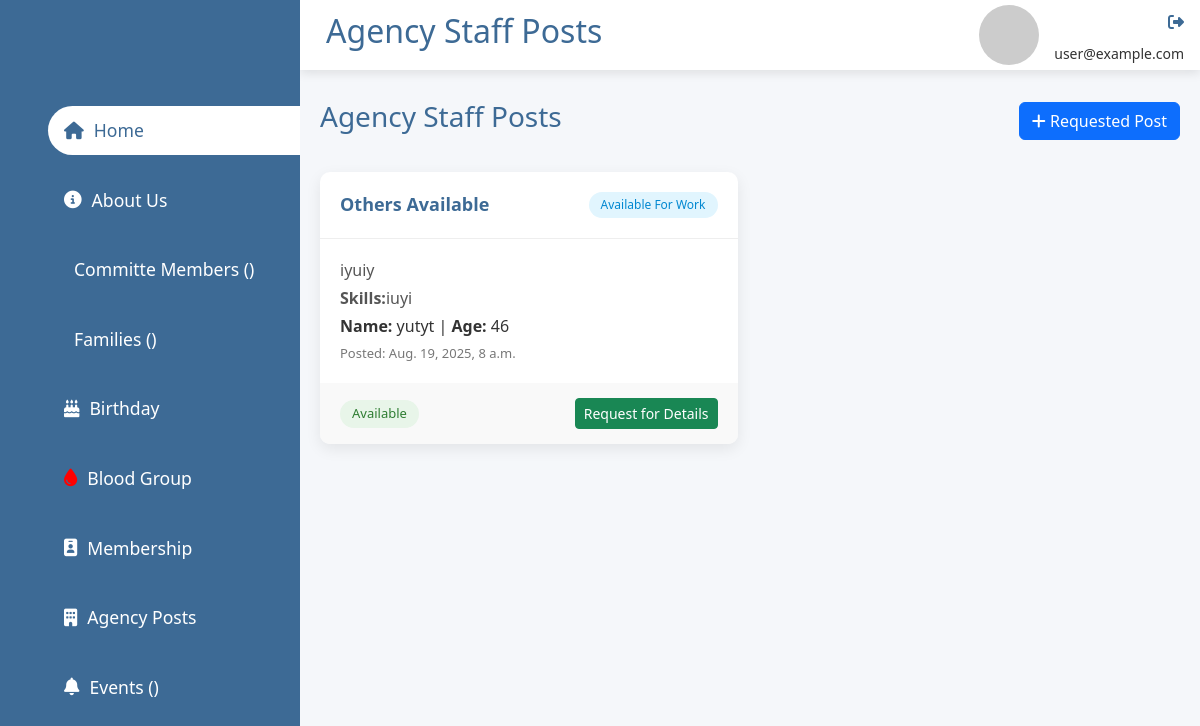
/agency-posts/, run on the app's committed database.
### services/models.py (models this page shows, shortened)
class Staff(models.Model):
    SERVICE_TYPES = (
        ('Maid', 'Maid'),
        ('Driver', 'Driver'),
        ('Security Guard', 'Security Guard'),
        ('Gardener', 'Gardener'),
        ('Babysitter', 'Babysitter'),
        ('Others', 'Others'),
    )
    STAFF_STATUS = (
        ('Pending', 'Pending'),  #active for work
        ('Active', 'Active'),     #at a work
    )
    agency = models.ForeignKey(Agency, on_delete=models.CASCADE, related_name='agency')
    full_name = models.CharField(max_length=255, help_text="Full name or alias")
    photo = models.ImageField(upload_to='staff_photos/', blank=True, null=True)
    age = models.PositiveIntegerField()
    address = models.CharField(max_length=255, help_text="Residential or work area")
    service_type = models.CharField(max_length=50, choices=SERVICE_TYPES)
    skills_duties = models.TextField(help_text="Describe skills or duties")
    experience_years = models.PositiveIntegerField(default=0)
    languages = models.CharField(max_length=255, help_text="Comma-separated list of languages")
    availability = models.CharField(max_length=100, help_text="E.g. Mon–Fri, 8am–5pm")
    notes = models.TextField(blank=True, null=True)
    status = models.CharField(max_length=20, choices=STAFF_STATUS, default='Pending')
    contact_number = models.CharField(max_length=20)
    email = models.EmailField()
    created_at = models.DateTimeField(auto_now_add=True)
    updated_at = models.DateTimeField(auto_now=True)
    class Meta:
        verbose_name = "Staff Member"
        verbose_name_plural = "Staff Members"
        ordering = ['-created_at']

### members/views.py (the view)
# urls.py: path('agency-posts/', views.agency_posts, name='agency_posts'),
def agency_posts(request):
    staff_list = Staff.objects.filter(status="Pending").order_by("-created_at")
    context = {
        'staff_list': staff_list
    }
    return render(request, 'member/agencypost.html', context)

### templates/member/agencypost.html (shortened to what this page needs)
<!DOCTYPE html>
<html lang="en">
<head>
    <link href="https://cdn.jsdelivr.net/npm/bootstrap@5.3.3/dist/css/bootstrap.min.css" rel="stylesheet">
    <link rel="stylesheet" href="https://maxst.icons8.com/vue-static/landings/line-awesome/line-awesome/1.3.0/css/line-awesome.min.css">
    <link rel="stylesheet" href="https://cdnjs.cloudflare.com/ajax/libs/font-awesome/6.4.0/css/all.min.css">
</head>
<body>
     <div class="sidebar">
      <div class="sidebar-brand">
        <h2><span style="text-transform:capitalize;">{{ufn}}&nbsp;{{uln}}</span></h2>
      </div>
      {% if owner_details and membership_detail %}
      <div class="sidebar-menu">
        <ul>
          <li>
            <a href="{% url 'customerindex' %}" class="active"><span class="fas fa-home"></span>
            <span>Home</span></a>
          </li>
          <!-- <li>
            <a href="{% url 'customerindex' %}"><span class="fas fa-home"></span>
            <span>Home</span></a>
          </li> -->
          <li>
            <a href="{% url 'memberaboutus' %}"><span class="fas fa-info-circle"></span>
            <span>About Us</span></a>
          </li>
          <li>
            <a href="{% url 'committemembers' %}"><span class="las la-users"></span>
            <span>Committe Members&nbsp;({{ccount}})</span></a>
          </li>
          <li>
            <a href="{% url 'members_view1' %}"><span class="las la-home"></span>
            <span>Families&nbsp;({{uacount}})</span></a>
          </li>
          <li>
            <a href="{% url 'birthdaydetails' %}"><span class="fas fa-birthday-cake"></span>
            <span>Birthday</span></a>
          </li>
          <li>
            <a href="{% url 'bloodgroup' %}"><span class="fas fa-tint" style="color: red;"></span>
            <span>Blood Group</span></a>
          </li>
          <li>
            <a href="{% url 'payments1' %}">
            <span class="fas fa-id-badge"></span>
            <span>Membership</span></a>
          </li>
          <li>
            <!-- <a href=""><span class="las la-question-circle"></span>
            <span>Enqueries</span></a> -->
            <!-- <ul class="submenu">
              <li></li>
              <li><a href="{% url 'allenquiry_list' %}"><span class="fas fa-envelope"></span><span>(All)</span></a></li>
           </ul> -->
          </li>
          <!-- <li>
            <a href=""><span class="las la-user-plus"></span>
            <span>Registration</span></a>
            <ul class="submenu">
              <li></li>
              <li><a href="#"><span class="fa fa-gallery" style="color: #fff;"></span>
                Gallery</a></li>
              <li><a href="#">Submenu Item 2</a></li>
           </ul>
          </li> -->
          <!-- <li>
            <a href=""><span class="las la-blog"></span>
            <span>Blog</span></a>
          </li> -->
          <li>
            <a href="{% url 'cevents' %}"><span class="fa fa-bell"></span>
            <span>Events&nbsp;({{teventscount}})</span></a>
          </li>
                      <li title="View and manage agency posts">
  <a href="{% url 'agency_posts' %}">
    <span class="fas fa-building"></span>
    <span>Agency Posts</span>
  </a>
</li>
           <li>
            <a href="{% url 'job_posts' %}"><span class="fas fa-newspaper"></span>
            <span>Peoples Posts&nbsp;()</span></a>
          </li>
        </ul>
      </div>
      {% else %}
      <div class="sidebar-menu">
        <ul>
          <li>
            <a href="{% url 'customerindex' %}" class="active"><span class="fas fa-home"></span>
            <span>Home</span></a>
          </li>
          <li title="Your account has been blocked. Please complete your registration and renew your membership">
            <a href=""><span class="fas fa-info-circle"></span>
            <span>About Us</span></a>
          </li>
          <li title="Your account has been blocked. Please complete your registration and renew your membership">
            <a href="">
            <span>Committe Members&nbsp;({{ccount}})</span></a>
          </li>
          <li title="Your account has been blocked. Please complete your registration and renew your membership">
            <a href="">
            <span>Families&nbsp;({{uacount}})</span></a>
          </li>
          <li title="Your account has been blocked. Please complete your registration and renew your membership">
            <a href=""><span class="fas fa-birthday-cake"></span>
            <span>Birthday</span></a>
          </li>
          <li title="Your account has been blocked. Please complete your registration and renew your membership">
            <a href=""><span class="fas fa-tint" style="color: red;"></span>
            <span>Blood Group</span></a>
          </li>
          <li title="Your account has been blocked. Please complete your registration and renew your membership">
            <a href="">
            <span class="fas fa-id-badge"></span>
            <span>Membership</span></a>
          </li>
          <li>
            <li title="View and manage agency posts">
  <a href="">
    <span class="fas fa-building"></span>
    <span>Agency Posts</span>
  </a>
</li>
          </li>
          <li title="Your account has been blocked. Please complete your registration and renew your membership">
            <a href=""><span class="fa fa-bell"></span>
            <span >Events&nbsp;({{teventscount}})</span></a>
          </li>
        </ul>
      </div>
      {% endif %}
    </div>
    <div class="main-content">
        <header>
            <h2>
                Agency Staff Posts
            </h2>
            <div class="user-wrapper">
                <img src="https://via.placeholder.com/60" width="60px" height="60px" alt="">
                <div>
                    <h4><a href="#" style="font-size: 16px;"><i class="fa-solid fa-right-from-bracket"></i></a></h4>
                    <small>user@example.com</small>
                </div>
            </div>
        </header>
        <main>
            <div class="job-container">
                <div class="page-header">
                    <h1 class="page-title">Agency Staff Posts</h1>
                    <div>
                        <a href="{% url 'my_requested_staff' %}" class="btn btn-primary">
                            <i class="fas fa-plus"></i>     Requested Post
                        </a>
                        </div>
                </div>
                <div class="job-grid">
                     {% for staff in staff_list %}
                    <div class="job-card">
                        <div class="job-header">
                            <h3 class="job-title"> {{staff.service_type}} Available</h3>
                            <span class="job-type">Available For Work</span>
                        </div>
                        <div class="job-body">
                            <p class="job-description">
                                {{staff.notes}}
                            </p>
                            <p class="job-description">
                                <strong>Skills:</strong>{{staff.skills_duties}}
                            </p>
                            <p><strong>Name:</strong> {{staff.full_name}} | <strong>Age:</strong> {{staff.age}}</p>
                            <span class="job-date">Posted: {{staff.created_at}}</span>
                        </div>
                        <div class="job-footer d-flex justify-content-between align-items-center">
                            <span class="job-status status-approved">Available</span>
                        <form method="post" action="{% url 'request_staff' staff.id %}">
        <button type="submit" class="btn btn-sm btn-success">
            Request for Details
        </button>
    </form>
                        </div>
                    </div>
                    {% endfor %}
                </div>
            </div>
        </main>
    </div>
</body>
</html>

### templates/member/agencypost.html (style rules this page uses)
:root { --main-color: #3d6a95; --bg-color: #f5f7fa; --text-color: #333; --sidebar-width: 300px; --header-height: 70px; }
* { margin: 0; padding: 0; box-sizing: border-box; font-family: 'Segoe UI', Tahoma, Geneva, Verdana, sans-serif; }
body { background-color: var(--bg-color); color: var(--text-color); overflow-x: hidden; }
.sidebar { width: var(--sidebar-width); position: fixed; left: 0; top: 0; height: 100%; background: var(--main-color); z-index: 100; transition: width 0.3s ease; }
.sidebar-brand { height: 90px; padding: 1rem 0 1rem 2rem; color: #fff; }
.sidebar-brand h2 { display: flex; align-items: center; gap: 10px; }
.sidebar-menu { margin-top: 1rem; }
.sidebar-menu ul { list-style: none; }
.sidebar-menu li { width: 100%; margin-bottom: 1.3rem; padding-left: 1rem; }
.sidebar-menu a { display: block; color: #fff; font-size: 1.1rem; text-decoration: none; padding: 0.7rem 1rem; border-radius: 30px 0 0 30px; display: flex; align-items: center; gap: 10px; }
.sidebar-menu a.active { background: #fff; color: var(--main-color); }
.main-content { margin-left: var(--sidebar-width); transition: margin-left 0.3s ease; }
header { height: var(--header-height); display: flex; justify-content: space-between; align-items: center; padding: 0 1rem; background: #fff; box-shadow: 0 3px 10px rgba(0, 0, 0, 0.1); }
header h2 { color: var(--main-color); display: flex; align-items: center; gap: 10px; }
.user-wrapper { display: flex; align-items: center; gap: 15px; }
.user-wrapper img { border-radius: 50%; object-fit: cover; }
.user-wrapper div { text-align: right; }
.user-wrapper h4 a { color: var(--main-color); text-decoration: none; }
.job-container { max-width: 1200px; margin: 30px auto; padding: 0 20px; }
.page-header { display: flex; justify-content: space-between; align-items: center; margin-bottom: 30px; }
.page-title { color: var(--main-color); font-size: 28px; }
.job-grid { display: grid; grid-template-columns: repeat(auto-fill, minmax(350px, 1fr)); gap: 25px; }
.job-card { background: white; border-radius: 10px; box-shadow: 0 5px 15px rgba(0,0,0,0.08); overflow: hidden; transition: all 0.3s; }
.job-header { padding: 20px; border-bottom: 1px solid #eee; display: flex; justify-content: space-between; align-items: center; }
.job-title { font-size: 18px; font-weight: 600; color: var(--main-color); margin: 0; }
.job-type { background-color: #e1f5fe; color: #0288d1; padding: 4px 12px; border-radius: 20px; font-size: 12px; font-weight: 500; }
.job-body { padding: 20px; }
.job-description { color: #555; line-height: 1.6; margin-bottom: 5px; }
.job-footer { padding: 15px 20px; background-color: #f9f9f9; display: flex; justify-content: space-between; align-items: center; }
.job-body p { margin-bottom: 6px; line-height: 1.4; }
.job-body .job-date { display: block; font-size: 13px; color: #777; margin-top: 4px; }
.job-date { font-size: 13px; color: #777; }
.job-status { font-size: 13px; font-weight: 500; padding: 4px 12px; border-radius: 20px; }
.status-approved { background-color: #e8f5e9; color: #2e7d32; }

### data on the page
Staff: service_type "Others", notes "iyuiy", skills_duties "iuyi", full_name "yutyt", age "46", created_at "Aug. 19, 2025, 8 a.m."
